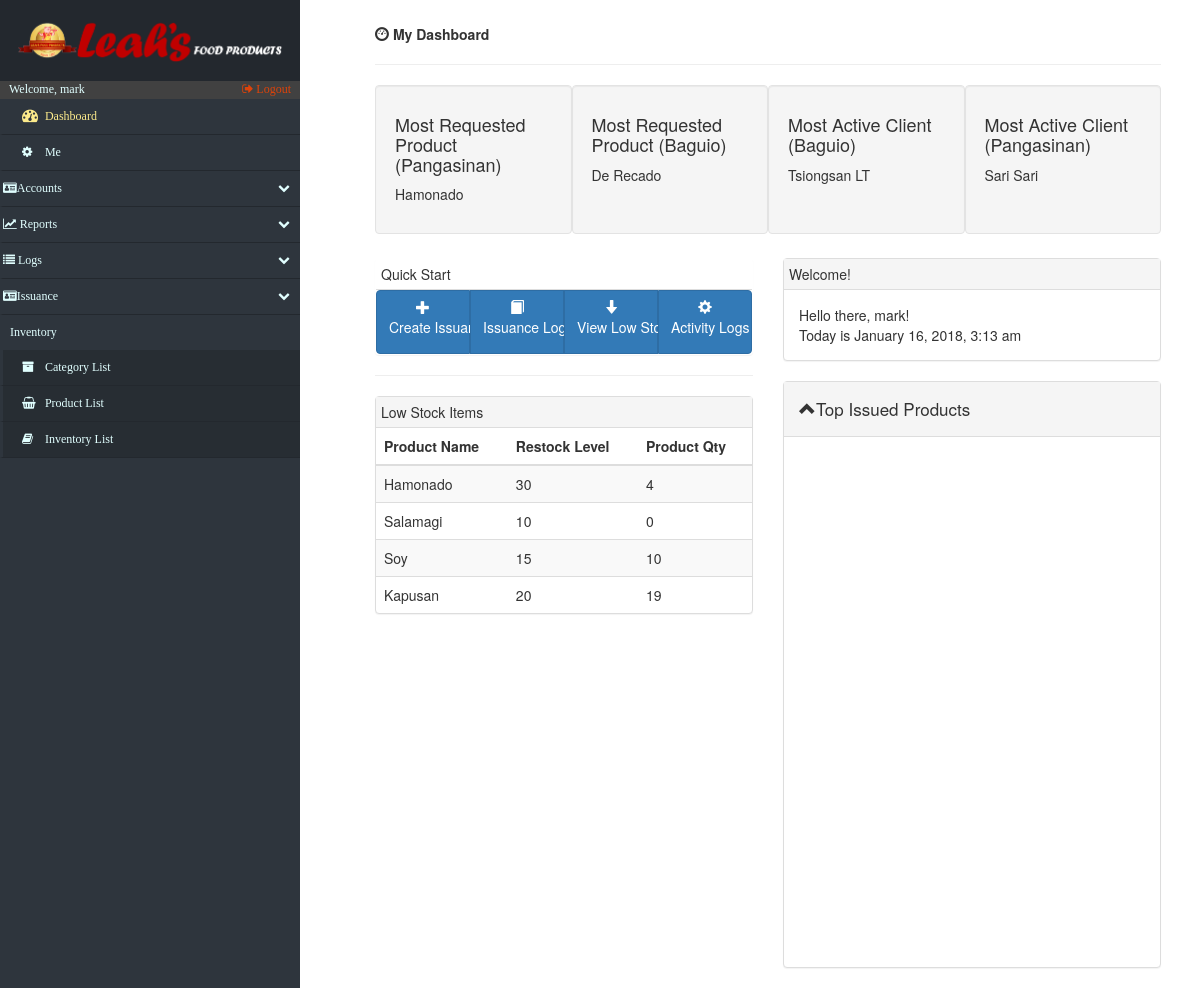
Before: /index.php (signed in) with the older database file.
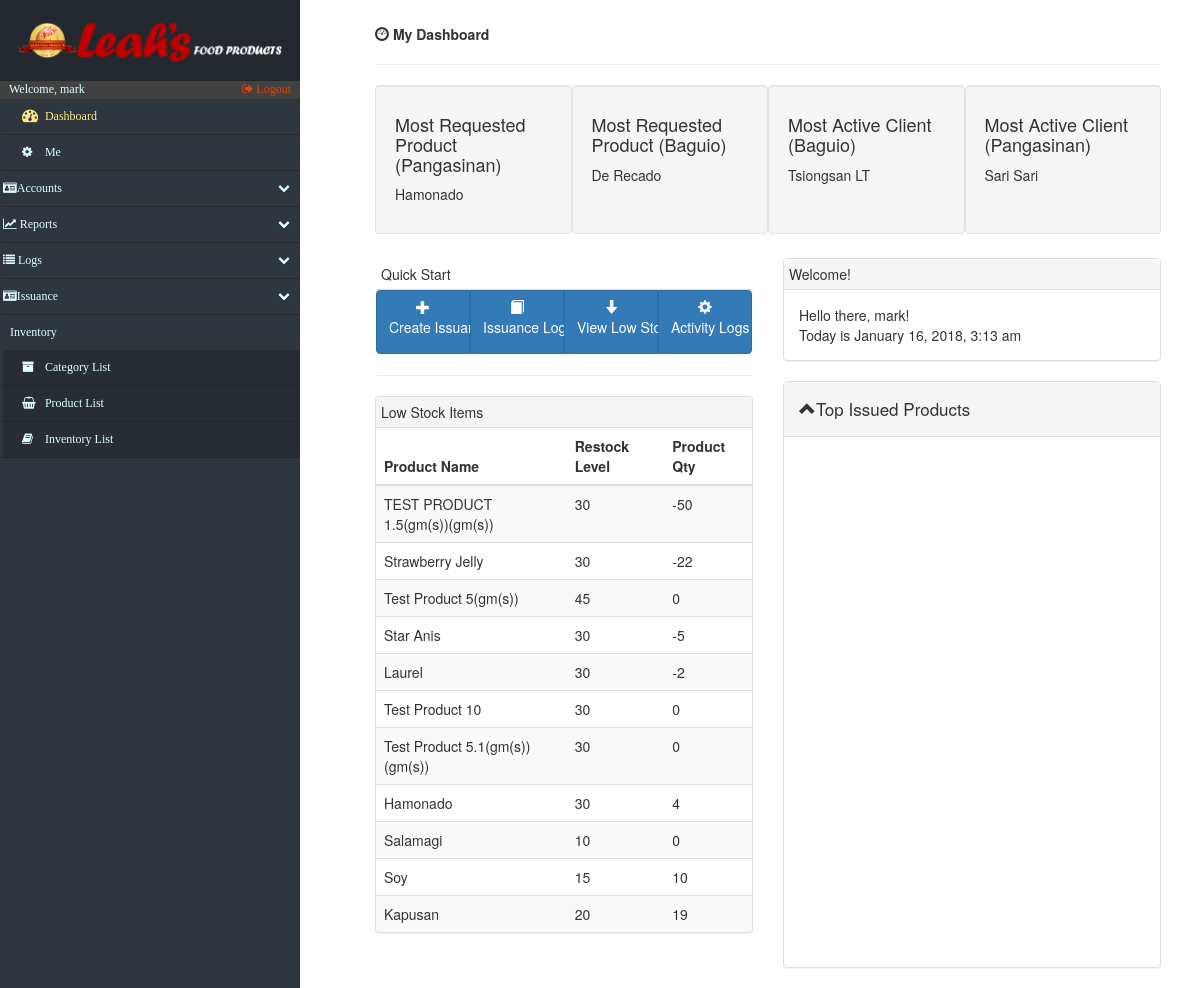
After: the same page with the newer database file.
### tables this page shows
CREATE TABLE IF NOT EXISTS `inventory` (
  `iS_inventoryid` int(15) NOT NULL AUTO_INCREMENT,
  `iS_product_id` int(15) NOT NULL,
  `iS_restock_lvl` int(10) NOT NULL,
  `iS_quantity` int(10) NOT NULL DEFAULT '0',
  `iS_location` varchar(45) NOT NULL,
  PRIMARY KEY (`iS_inventoryid`),
  KEY `product_id_idx` (`iS_product_id`)
);

CREATE TABLE IF NOT EXISTS `product_list` (
  `productList_id` int(15) NOT NULL AUTO_INCREMENT,
  `productList_name` varchar(50) DEFAULT NULL,
  `category_id` int(15) NOT NULL,
  `barcode` varchar(255) DEFAULT NULL,
  PRIMARY KEY (`productList_id`),
  KEY `FK_product_list_category_idx` (`category_id`)
);

### index.php (the view, shortened to what the changed rows need)
<!DOCTYPE html>
<html lang="en">
<head>
    <?php include('fragments/config.php') ?>
    <link rel="stylesheet" href="https://maxcdn.bootstrapcdn.com/bootstrap/3.3.7/css/bootstrap.min.css">
    <link rel="stylesheet" href="src/css/index.css">
    <link href="src/css/datatables.css" rel="stylesheet">
    <link href="//maxcdn.bootstrapcdn.com/font-awesome/4.2.0/css/font-awesome.min.css" rel="stylesheet">
    <link href="src/css/sidebar.css" rel="stylesheet">
    <link href="src/css/custom.css" rel="stylesheet">
    <link href="src/css/index.css" rel="stylesheet">
</head>
<body>
    <div id="page-content-wrapper">
        <div class="containers">
            <div class="col-md-12">
                <div class="row">
                    <div class="col-md-6">
                        <div class="panel panel-default">
                            <table class="table table-striped">
                                <thead>
                                    <tr>
                                        <th>Product Name</th>
                                        <th>Restock Level</th>
                                        <th>Product Qty</th>
                                    </tr>
                                </thead>
                                <tbody>
                                    <?php
                                        $sess_name = $_SESSION['username'];
                                        $queryuser= "SELECT branch FROM accounts where username = '$sess_name';";
                                        $runname = mysqli_query($db, $queryuser);
                                        $thisuser=mysqli_fetch_array($runname);
                                        $clientloc = $thisuser['branch'];
                                        $queryLowStocks= "SELECT iS_inventoryid,productList_name, iS_restock_lvl, iS_quantity, (iS_restock_lvl-iS_quantity) AS 'DIFF' FROM inventory INNER JOIN product_list ON inventory.iS_product_id = product_list.productList_id where iS_quantity < iS_restock_lvl AND is_location= '$clientloc' ORDER BY DIFF DESC;";
                                        $runls = mysqli_query($db, $queryLowStocks);
                                     ?>
                                    <?php
                                        foreach($runls AS $product):
                                    ?>
                                    <tr>
                                        <td>
                                             <?php echo $product['productList_name']; ?>
                                        </td>
                                        <td>
                                             <?php echo $product['iS_restock_lvl']; ?>
                                        </td>
                                        <td>
                                             <?php echo $product['iS_quantity']; ?>
                                        </td>
                                    </tr>
                                     <?php
                                        endforeach;
                                    ?>
                                </tbody>
                            </table>
                        </div>
                    </div>
                </div>
            </div>
        </div>
    </div>
</body>
</html>

Changed rows visible on the page:
added inventory: iS_product.productList_name "TEST PRODUCT 1.5(gm(s))(gm(s))", iS_restock_lvl "30", iS_quantity "-50"
now on this page (row edited): inventory: iS_product.productList_name "Strawberry Jelly", iS_restock_lvl "30", iS_quantity "-22"
added inventory: iS_product.productList_name "Test Product 5(gm(s))", iS_restock_lvl "45", iS_quantity "0"
now on this page (row edited): inventory: iS_product.productList_name "Star Anis", iS_restock_lvl "30", iS_quantity "-5"
now on this page (row edited): inventory: iS_product.productList_name "Laurel", iS_restock_lvl "30", iS_quantity "-2"
added inventory: iS_product.productList_name "Test Product 10", iS_restock_lvl "30", iS_quantity "0"
added inventory: iS_product.productList_name "Test Product 5.1(gm(s))(gm(s))", iS_restock_lvl "30", iS_quantity "0"
